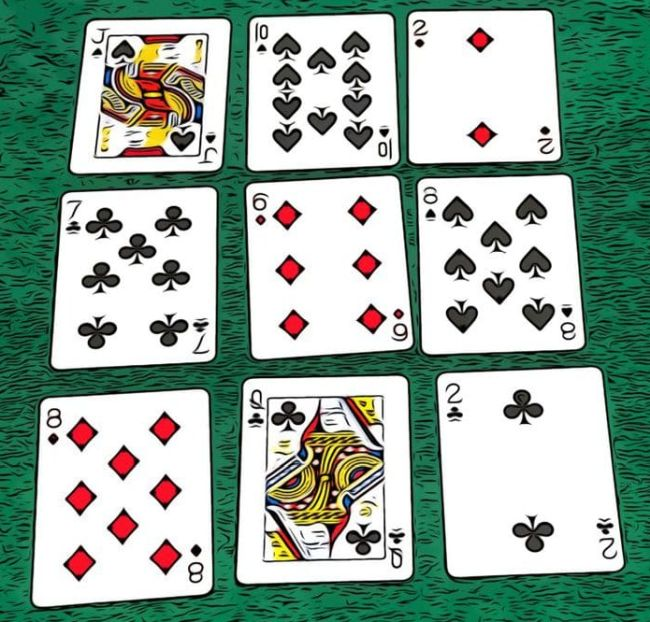
#> input picture cards.jpg, 650 x 622 px
$ jupyter execute --allow-errors PRACTICE.ipynb
#> lines starting #> are read from the running program, lines starting #| are printed output that depends on the picture
[cell 1]
import cv2 as cv
import numpy as np

[cell 2]
original=cv.imread("cards.jpg")
#> original is the input picture: shape (622, 650, 3); mean B, G, R 157.1, 169.5, 148.2
interArea=cv.resize(original,(500,500),None,0,0,cv.INTER_AREA)
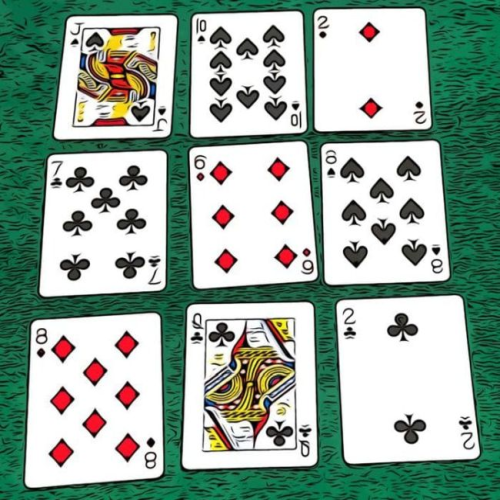
#> interArea: shape (500, 500, 3); mean B, G, R 157.1, 169.5, 148.2
interLinear=cv.resize(original,(500,500),None,0,0,cv.INTER_LINEAR)
interLinearExact=cv.resize(original,(500,500),None,0,0,cv.INTER_LINEAR_EXACT)
interCubic=cv.resize(original,(500,500),None,0,0,cv.INTER_CUBIC)

cv.imshow("Inter Area",interArea)
cv.imshow("inter linear",interLinear)
cv.imshow("interLinearExact",interLinearExact)
cv.imshow("interCubic",interCubic)
cv.imshow("Original",original)
cv.waitKey(0)
cv.destroyAllWindows()
